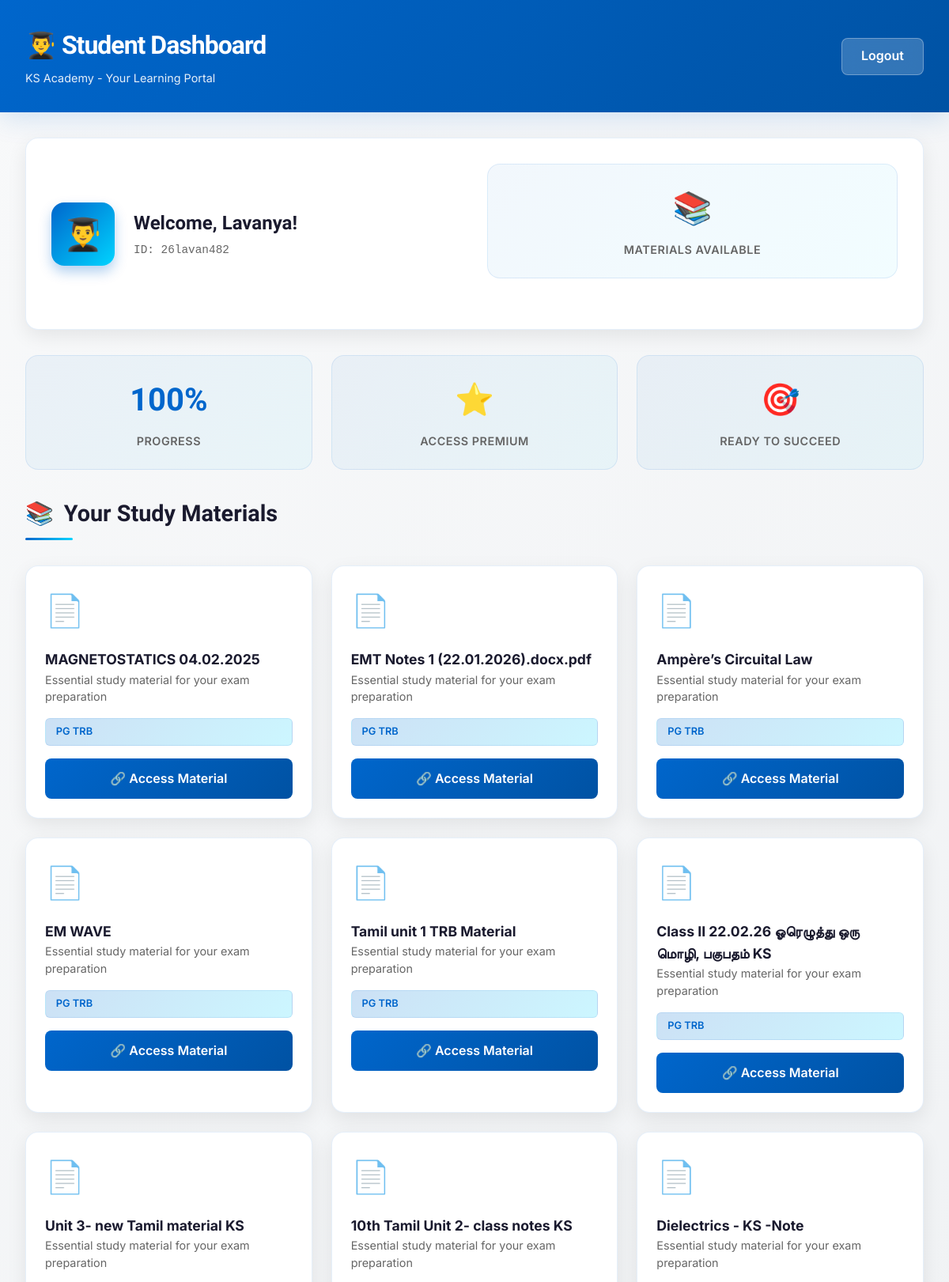
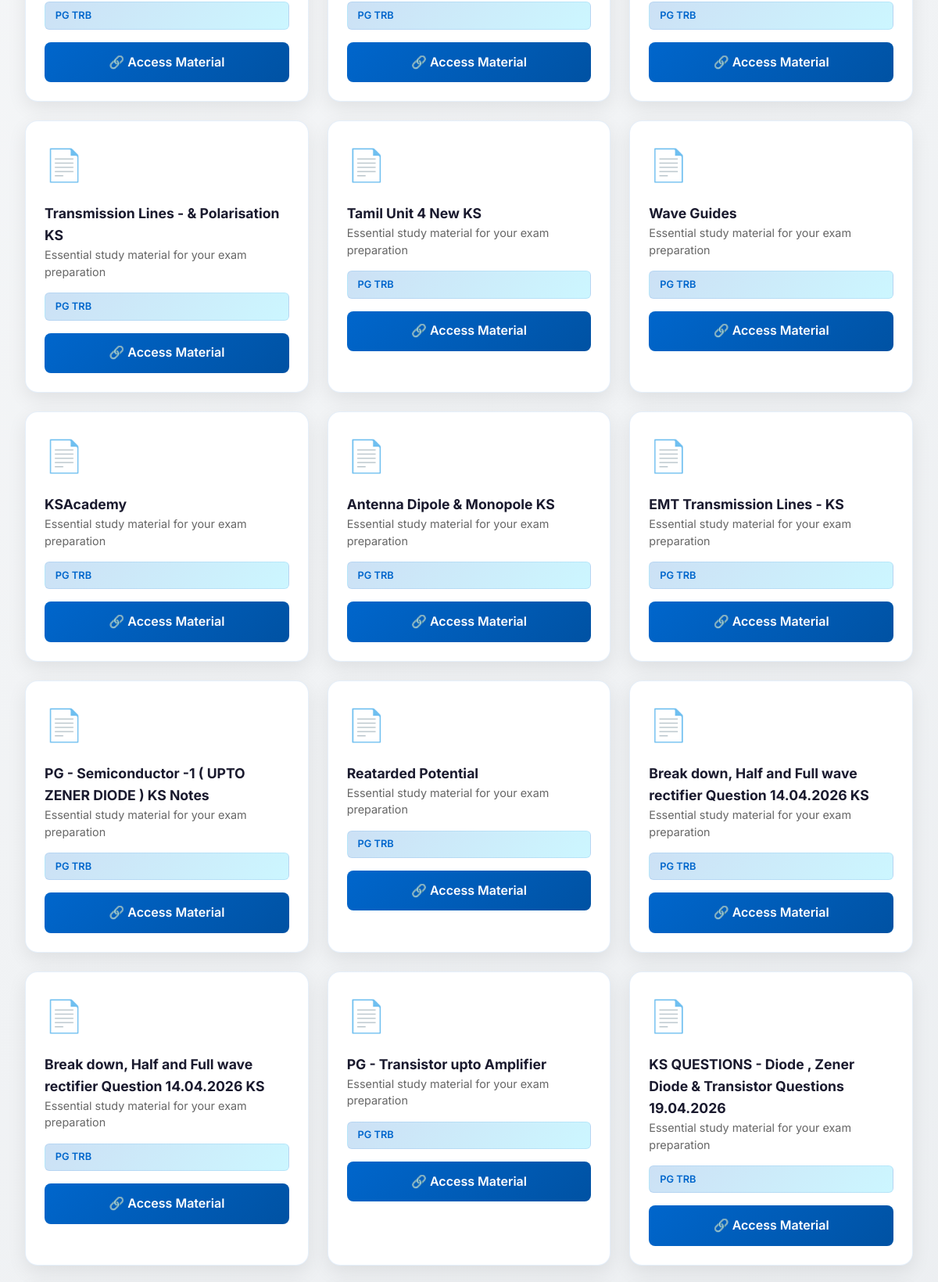
/student (signed in, upper part), run on the app's committed database (2 pictures, top to bottom).
### tables this page shows
CREATE TABLE students (
        id INTEGER PRIMARY KEY AUTOINCREMENT,
        name TEXT NOT NULL,
        userid TEXT NOT NULL UNIQUE,
        password TEXT NOT NULL,
        category TEXT NOT NULL
    );

CREATE TABLE materials (
        id INTEGER PRIMARY KEY AUTOINCREMENT,
        title TEXT NOT NULL,
        link TEXT NOT NULL,
        category TEXT NOT NULL
    );

### app.py (the view)
@app.route('/student')
def student():
    if not session.get('user') or session['user'] == 'admin':
        return redirect('/login')
    with get_db() as con:
        cur = con.cursor()
        cur.execute("SELECT name, category FROM students WHERE userid = ?", (session['user'],))
        student_data = cur.fetchone()
        if student_data:
            materials = con.execute("SELECT * FROM materials WHERE category = ?", (student_data[1],)).fetchall()
        else:
            materials = []
    return render_template("student.html",
                           student_name=student_data[0] if student_data else '',
                           userid=session.get('user'),
                           materials=materials)

### app.py (called while the page is built)
def get_db():
    conn = sqlite3.connect('data.db', check_same_thread=False)
    return conn

### templates/student.html (shortened to what this page needs)
<!DOCTYPE html>
<html lang="en">
<head>
</head>
<body>
    <header>
        <div class="header-container">
            <div class="header-content">
                <h1>👨‍🎓 Student Dashboard</h1>
                <p class="header-subtitle">KS Academy - Your Learning Portal</p>
            </div>
            <a href="{{ url_for('logout') }}" class="logout-btn">Logout</a>
        </div>
    </header>
    <div class="container">
        <section class="profile-section">
            <div class="profile-content">
                <div class="profile-avatar">👨‍🎓</div>
                <div class="profile-info">
                    <h2>Welcome, {{ student_name }}!</h2>
                    <p class="profile-id">ID: {{ userid }}</p>
                </div>
            </div>
            <div class="stats-grid">
                <div class="stat-card">
                    <div class="stat-value">📚</div>
                    <div class="stat-label">Materials Available</div>
                </div>
            </div>
        </section>
        <div class="stats-grid">
            <div class="stat-card">
                <div class="stat-value">100%</div>
                <div class="stat-label">Progress</div>
            </div>
            <div class="stat-card">
                <div class="stat-value">⭐</div>
                <div class="stat-label">Access Premium</div>
            </div>
            <div class="stat-card">
                <div class="stat-value">🎯</div>
                <div class="stat-label">Ready to Succeed</div>
            </div>
        </div>
        <section>
            <div class="section-header">
                <h3>
                    <span>📚</span>
                    Your Study Materials
                </h3>
                <div class="section-underline"></div>
            </div>
            {% if materials %}
            <div class="materials-grid">
                {% for mat in materials %}
                <div class="material-card">
                    <div class="material-icon">📄</div>
                    <div>
                        <h4 class="material-title">{{ mat[1] }}</h4>
                        <p class="material-description">Essential study material for your exam preparation</p>
                    </div>
                    <div class="material-category">{{ mat[3] if mat|length > 3 else 'Study Material' }}</div>
                    <a href="{{ mat[2] }}" target="_blank" class="material-link">
                        🔗 Access Material
                    </a>
                </div>
                {% endfor %}
            </div>
            {% else %}
            <div class="empty-state">
                <div class="empty-state-icon">📭</div>
                <h4>No Materials Yet</h4>
                <p>Your study materials will appear here. Check back soon!</p>
            </div>
            {% endif %}
        </section>
    </div>
</body>
</html>

### templates/student.html (style rules this page uses)
:root { --primary: #0066cc; --primary-dark: #0052a3; --secondary: #ff6b35; --accent: #00d4ff; --success: #2ecc71; --text-dark: #1a1a2e; --text-light: #f5f5f5; --bg-light: #f8f9fa; --border-color: rgba(0, 102, 204, 0.1); }
* { margin: 0; padding: 0; box-sizing: border-box; }
html { scroll-behavior: smooth; }
body { font-family: 'Inter', -apple-system, BlinkMacSystemFont, 'Segoe UI', sans-serif; background: linear-gradient(135deg, var(--bg-light) 0%, #e9ecef 100%); color: var(--text-dark); line-height: 1.6; }
header { background: linear-gradient(135deg, var(--primary) 0%, var(--primary-dark) 100%); color: white; padding: 2rem; box-shadow: 0 8px 32px rgba(0, 102, 204, 0.15); animation: slideInDown 0.6s ease-out; }
.header-container { max-width: 1200px; margin: 0 auto; display: flex; justify-content: space-between; align-items: center; }
.header-content h1 { font-family: 'Clash Display', sans-serif; font-size: 2rem; font-weight: 700; letter-spacing: -1px; margin-bottom: 0.25rem; }
.header-subtitle { font-size: 0.9rem; opacity: 0.9; }
.logout-btn { background: rgba(255, 255, 255, 0.2); color: white; padding: 0.6rem 1.5rem; border: 1px solid rgba(255, 255, 255, 0.3); border-radius: 8px; text-decoration: none; font-weight: 600; transition: all 0.3s ease; backdrop-filter: blur(10px); }
.container { max-width: 1200px; margin: 0 auto; padding: 2rem; }
.profile-section { background: white; padding: 2rem; border-radius: 16px; box-shadow: 0 8px 24px rgba(0, 0, 0, 0.08); margin-bottom: 2rem; animation: slideInUp 0.6s ease-out; border: 1px solid var(--border-color); display: grid; grid-template-columns: 1fr 1fr; gap: 2rem; align-items: center; }
.profile-content { display: flex; align-items: center; gap: 1.5rem; }
.profile-avatar { width: 80px; height: 80px; background: linear-gradient(135deg, var(--primary), var(--accent)); border-radius: 16px; display: flex; align-items: center; justify-content: center; font-size: 2.5rem; box-shadow: 0 8px 16px rgba(0, 102, 204, 0.3); }
.profile-info h2 { font-family: 'Clash Display', sans-serif; font-size: 1.5rem; margin-bottom: 0.25rem; }
.profile-id { color: #666; font-size: 0.9rem; font-family: 'Space Mono', monospace; }
.stats-grid { display: grid; grid-template-columns: repeat(auto-fit, minmax(200px, 1fr)); gap: 1.5rem; margin-bottom: 2rem; }
.stat-card { background: linear-gradient(135deg, rgba(0, 102, 204, 0.05), rgba(0, 212, 255, 0.05)); padding: 1.5rem; border-radius: 16px; border: 1px solid var(--border-color); text-align: center; transition: all 0.3s ease; animation: scaleIn 0.6s ease-out; }
.stat-value { font-family: 'Clash Display', sans-serif; font-size: 2.5rem; font-weight: 700; color: var(--primary); margin-bottom: 0.5rem; }
.stat-label { color: #666; font-size: 0.9rem; font-weight: 600; text-transform: uppercase; letter-spacing: 0.5px; }
.section-header { margin-bottom: 2rem; }
.section-header h3 { font-family: 'Clash Display', sans-serif; font-size: 1.8rem; color: var(--text-dark); display: flex; align-items: center; gap: 0.8rem; margin-bottom: 0.5rem; }
.section-underline { width: 60px; height: 3px; background: linear-gradient(90deg, var(--primary), var(--accent)); border-radius: 2px; }
.materials-grid { display: grid; grid-template-columns: repeat(auto-fill, minmax(300px, 1fr)); gap: 1.5rem; margin-bottom: 2rem; }
.material-card { background: white; border-radius: 16px; padding: 1.5rem; box-shadow: 0 8px 24px rgba(0, 0, 0, 0.08); border: 1px solid var(--border-color); transition: all 0.3s ease; animation: slideInUp 0.6s ease-out; display: flex; flex-direction: column; gap: 1rem; }
.material-icon { font-size: 2.5rem; }
.material-title { font-weight: 700; font-size: 1.1rem; color: var(--text-dark); }
.material-description { color: #666; font-size: 0.9rem; line-height: 1.5; }
.material-category { display: inline-block; background: linear-gradient(135deg, rgba(0, 102, 204, 0.2), rgba(0, 212, 255, 0.2)); color: var(--primary); padding: 0.4rem 0.8rem; border-radius: 6px; font-size: 0.8rem; font-weight: 600; border: 1px solid var(--border-color); }
.material-link { background: linear-gradient(135deg, var(--primary), var(--primary-dark)); color: white; padding: 0.8rem 1rem; border-radius: 8px; text-decoration: none; font-weight: 600; text-align: center; transition: all 0.3s ease; display: block; }

### data on the page
students: name "Lavanya", userid "26lavan482"
materials: title "MAGNETOSTATICS 04.02.2025", category "PG TRB"
materials: title "EMT Notes 1 (22.01.2026).docx.pdf", category "PG TRB"
materials: title "Ampère’s Circuital Law", category "PG TRB"
materials: title "EM WAVE", category "PG TRB"
materials: title "Tamil unit 1 TRB Material", category "PG TRB"
materials: title "Class II 22.02.26 ஓரெழுத்து ஒரு மொழி, பகுபதம் KS", category "PG TRB"
materials: title "Unit 3- new Tamil material KS", category "PG TRB"
materials: title "10th Tamil Unit 2- class notes KS", category "PG TRB"
materials: title "Dielectrics - KS -Note", category "PG TRB"
materials: title "Transmission Lines - & Polarisation KS", category "PG TRB"
materials: title "Tamil Unit 4 New KS", category "PG TRB"
materials: title "Wave Guides", category "PG TRB"
materials: title "KSAcademy", category "PG TRB"
materials: title "Antenna Dipole & Monopole KS", category "PG TRB"
materials: title "EMT Transmission Lines - KS", category "PG TRB"
materials: title "PG - Semiconductor -1 ( UPTO ZENER DIODE ) KS Notes", category "PG TRB"
materials: title "Reatarded Potential", category "PG TRB"
materials: title "Break down, Half and Full wave rectifier Question 14.04.2026 KS", category "PG TRB"
materials: title "Break down, Half and Full wave rectifier Question 14.04.2026 KS", category "PG TRB"
materials: title "PG - Transistor upto Amplifier", category "PG TRB"
materials: title "KS QUESTIONS - Diode , Zener Diode & Transistor Questions 19.04.2026", category "PG TRB"
